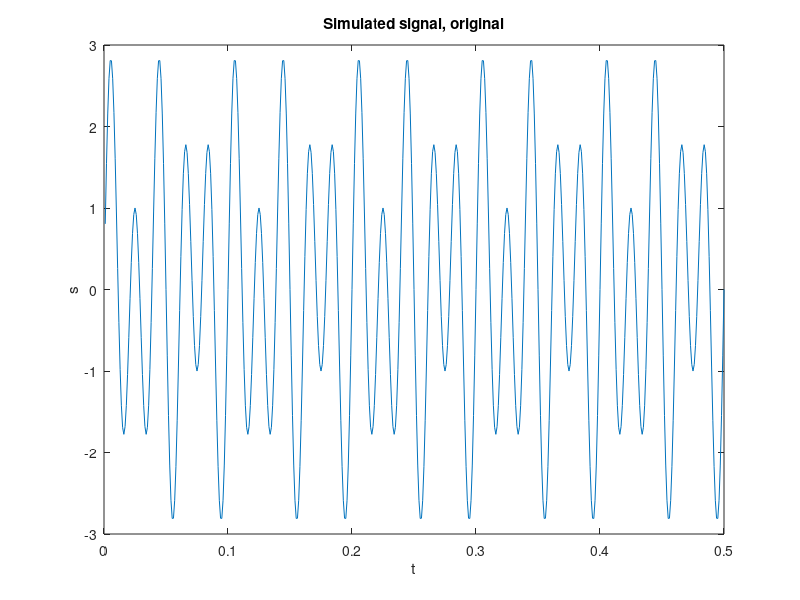
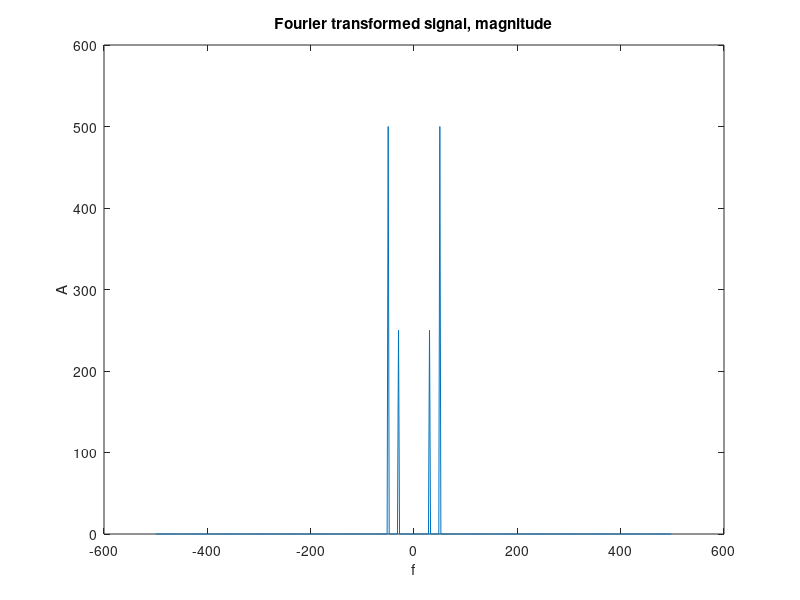
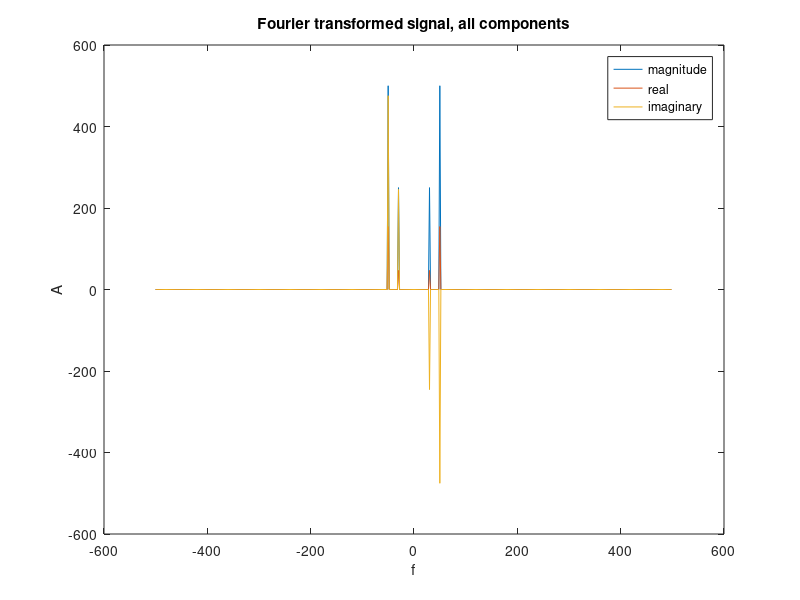

The MATLAB source for these figures, in order:
%Simulate signal
N=500;
t = 1:N; %1 step = 1 ms
t = t./1000;
s = sin(2*pi*30*t) + 2*sin(2*pi*50*t);

%Plot
figure
plot(t,s)
xlabel('t')
ylabel('s')
title('Simulated signal, original')

%Fourier transform
s_ft = fftshift(fft(s));
fvec = 1000*((-N/2):(N/2-1))/N;

%Plot
figure
plot(fvec, abs(s_ft))
xlabel('f')
ylabel('A')
title('Fourier transformed signal, magnitude')

figure
plot(fvec, abs(s_ft))
hold on
plot(fvec, real(s_ft))
plot(fvec, imag(s_ft))
xlabel('f')
ylabel('A')
title('Fourier transformed signal, all components')
legend('magnitude', 'real', 'imaginary')